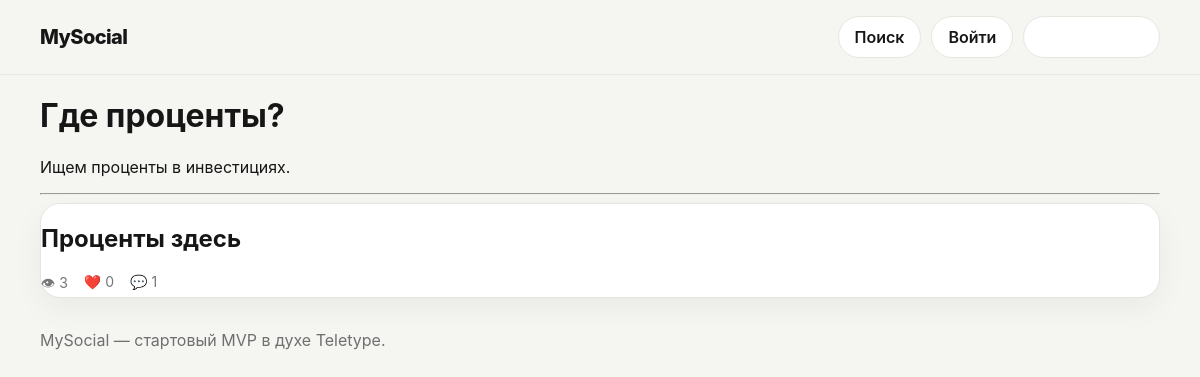
The page /c/channel-1/ on the database its author committed.
### channels_app/models.py (models this page shows, shortened)
class Channel(models.Model):
    owner = models.ForeignKey(User, on_delete=models.CASCADE, related_name='channels')
    title = models.CharField(max_length=120)
    slug = models.SlugField(max_length=140, unique=True)
    description = models.TextField(blank=True)
    avatar = models.ImageField(upload_to='channel_avatars/', blank=True, null=True)
    created_at = models.DateTimeField(auto_now_add=True)

class Article(models.Model):
    STATUS_CHOICES = (
        ('draft', 'Draft'),
        ('published', 'Published'),
        ('hidden', 'Hidden'),
    )
    channel = models.ForeignKey(Channel, on_delete=models.CASCADE, related_name='articles')
    author = models.ForeignKey(User, on_delete=models.CASCADE, related_name='articles')
    title = models.CharField(max_length=200)
    slug = models.SlugField(max_length=220)
    content = models.TextField()
    cover = models.ImageField(upload_to='article_covers/', blank=True, null=True)
    status = models.CharField(max_length=20, choices=STATUS_CHOICES, default='draft')
    created_at = models.DateTimeField(auto_now_add=True)
    updated_at = models.DateTimeField(auto_now=True)
    class Meta:
        unique_together = ('channel', 'slug')
        ordering = ['-created_at']
    @property
    def views_count(self):
        return self.views.count()
    @property
    def likes_count(self):
        return self.likes.count()
    @property
    def comments_count(self):
        return self.comments.count()

### channels_app/views.py (the view)
# urls.py: path('c/<slug:slug>/', channel_detail_view, name='channel_detail'),
def channel_detail_view(request, slug):
    channel = get_object_or_404(Channel, slug=slug)
    articles = channel.articles.filter(status='published')
    return render(request, 'channels/channel_detail.html', {'channel': channel, 'articles': articles})

### templates/channels/channel_detail.html (shortened to what this page needs)
{% extends 'base.html' %}
{% block content %}
<h1>{{ channel.title }}</h1>
<p>{{ channel.description }}</p>
<hr>
{% for article in articles %}
    <div class="card">
        <h2>
            <a href="{% url 'article_detail' channel_slug=channel.slug article_slug=article.slug %}">
                {{ article.title }}
            </a>
        </h2>
        <div style="display:flex; gap:16px; color:#777; font-size:14px;">
            <span>👁 {{ article.views_count }}</span>
            <span>❤️ {{ article.likes_count }}</span>
            <span>💬 {{ article.comments_count }}</span>
        </div>
    </div>
{% empty %}
    <p>В этом канале пока нет опубликованных статей.</p>
{% endfor %}
{% endblock %}

### static/css/style.css (style rules this page uses)
:root { --bg:#f5f5f2; --panel:#ffffff; --text:#161616; --muted:#6f6f6f; --line:#e8e5df; --accent:#111111; --shadow:0 10px 30px rgba(17,17,17,.05); --radius:20px; }
* { box-sizing:border-box }
html,body { margin:0;padding:0;background:var(--bg);color:var(--text);font-family:Inter, ui-sans-serif, system-ui, -apple-system, Segoe UI, Roboto, Arial, sans-serif }
a { color:inherit;text-decoration:none }
.card { background:var(--panel);border:1px solid var(--line);border-radius:var(--radius);box-shadow:var(--shadow) }

### rows shown on the page
Channel: title "Где проценты?", description "Ищем проценты в инвестициях."
Article: title "Проценты здесь", views_count "3", likes_count "0", comments_count "1"
